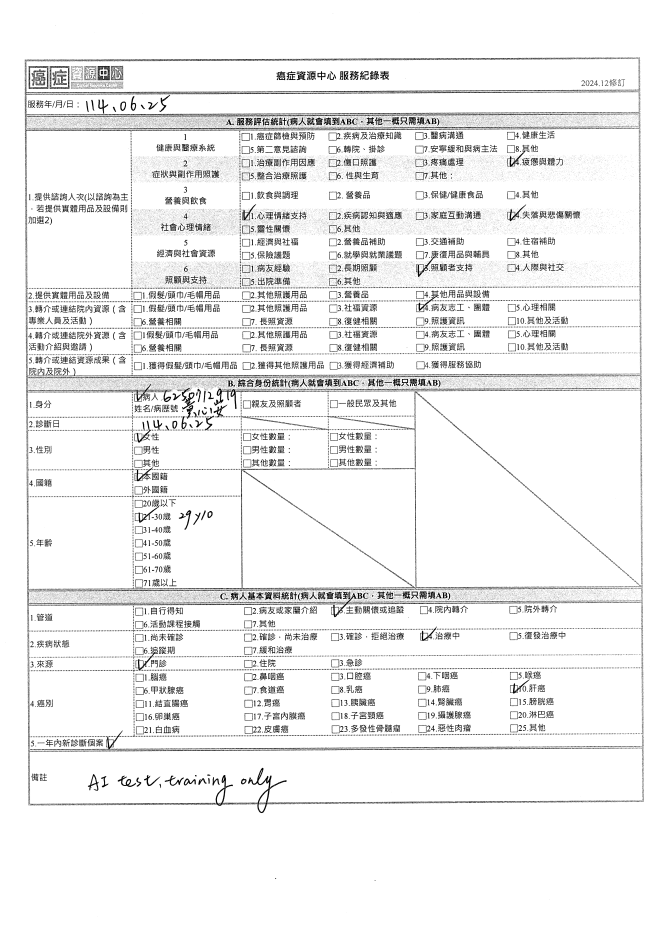
#> input picture tests/fixtures/scan/form.png, 3308 x 4678 px (shown at 1/5 size)
$ python -i document_detect.py   (imports and definitions only)
#> lines starting #> are read from the running program, lines starting #| are printed output that depends on the picture; after the words box and inside, x2 and y2 are one past the last pixel; in counts of white or black regions, pixels touching at a corner belong together
"""Detect the form's quadrilateral in a field photo and perspective-warp it flat,
so the layout's *normalized* section bands (tiling.py) line up with the real form
regions instead of assuming the photo is framed exactly to the paper.

Real photos have margins, skew and perspective; the current normalized crop then
lands off the actual fields. This deskews first. The detector is deliberately
conservative — it accepts a quad only when it plausibly bounds the **page** (reaches
the frame edges, sane corner angles, A4-portrait output aspect) — and otherwise
returns the input UNCHANGED, so an enabled-but-unsure run never warps to a wrong
region (e.g. an inner ruled table) and is never worse than the no-correction path
(#59). Every path is wrapped so a cv2/Pillow error falls back to the input too.

cv2/numpy are imported lazily (matching capture.py) so importing this module does
not require OpenCV at collection time.
"""
from __future__ import annotations

import json
import os
from pathlib import Path


def calibration_path() -> Path:
    """Where the fixed-camera dewarp calibration lives (mirrors ReviewApp._runtime_base_dir)."""
    home = os.environ.get("OCR_FROM2XLSX_HOME")
    base = Path(home) if home else Path.home() / ".ocr_from2xlsx"
    return base / "dewarp_calibration.json"


def load_calibration():
    """Return the operator-marked form corners as normalized [[tlx,tly],[trx,try],[brx,bry],
    [blx,bly]] in 0..1 image coordinates, or ``None`` when no/invalid calibration exists."""
    try:
        data = json.loads(calibration_path().read_text(encoding="utf-8"))
    except (OSError, ValueError):
        return None
    corners = data.get("corners_norm") if isinstance(data, dict) else None
    if not (isinstance(corners, list) and len(corners) == 4):
        return None
    try:
        out = [[float(pt[0]), float(pt[1])] for pt in corners]
    except (TypeError, ValueError, IndexError):
        return None
    if all(0.0 <= x <= 1.0 and 0.0 <= y <= 1.0 for x, y in out):
        return out
    return None


def save_calibration(corners_norm, path: "Path | None" = None) -> Path:
    """Persist 4 normalized form corners (any order; stored as given). Returns the path."""
    target = path or calibration_path()
    target.parent.mkdir(parents=True, exist_ok=True)
    payload = {"corners_norm": [[float(x), float(y)] for x, y in corners_norm]}
    target.write_text(json.dumps(payload, indent=2), encoding="utf-8")
    return target


def _env_float(name: str, default: float) -> float:
    """Parse a float env override, falling back to the default on a bad value
    (mirrors factory.vision_config_from_env so a typo never crashes the run)."""
    try:
        return float(os.environ.get(name) or default)
    except (TypeError, ValueError):
        return default


# A quad must cover a meaningful fraction of the frame AND reach the edges to be the
# page (not an inner table/logo/print border). The warped OUTPUT aspect must be ~A4
# portrait, else we'd be transposing the portrait layout onto a sideways/landscape
# detection — reject and fall back instead of guessing a 90deg rotation.
_MIN_AREA_FRAC = _env_float("SCAN_DEWARP_MIN_AREA", 0.35)
_ASPECT_MIN = _env_float("SCAN_DEWARP_ASPECT_MIN", 0.55)   # output width / height
_ASPECT_MAX = _env_float("SCAN_DEWARP_ASPECT_MAX", 0.95)   # A4 portrait is ~0.707
_EDGE_MARGIN = _env_float("SCAN_DEWARP_EDGE_MARGIN", 0.12)  # quad must reach within this of >=3 edges
_MIN_CORNER_DEG = _env_float("SCAN_DEWARP_MIN_ANGLE", 50.0)
_MIN_OUT_PX = 200          # reject postage-stamp warps that would feed near-empty crops
_DETECT_LONG_EDGE = 1200   # detect on a downscaled copy; warp the full-res image


def order_quad(pts):
    """Order four points as [top-left, top-right, bottom-right, bottom-left] using a
    tie-robust top-two / bottom-two split (the x+y / y-x trick collapses corners on
    axis-aligned and ~45deg-diamond quads)."""
    import numpy as np

    pts = np.asarray(pts, dtype="float32").reshape(4, 2)
    by_y = pts[np.argsort(pts[:, 1], kind="stable")]
    top, bottom = by_y[:2], by_y[2:]
    tl, tr = top[np.argsort(top[:, 0], kind="stable")]
    bl, br = bottom[np.argsort(bottom[:, 0], kind="stable")]
    return np.array([tl, tr, br, bl], dtype="float32")


def _corners_distinct(quad, min_sep: float = 5.0) -> bool:
    import numpy as np

    q = np.asarray(quad, dtype="float64")
    for i in range(4):
        for j in range(i + 1, 4):
            if np.linalg.norm(q[i] - q[j]) < min_sep:
                return False
    return True


def _corner_angles_ok(quad) -> bool:
    import numpy as np

    q = np.asarray(quad, dtype="float64")
    for i in range(4):
        a = q[(i - 1) % 4] - q[i]
        b = q[(i + 1) % 4] - q[i]
        na, nb = np.linalg.norm(a), np.linalg.norm(b)
        if na < 1e-3 or nb < 1e-3:
            return False
        cos = float(np.clip(np.dot(a, b) / (na * nb), -1.0, 1.0))
        angle = np.degrees(np.arccos(cos))
        if angle < _MIN_CORNER_DEG or angle > (180.0 - _MIN_CORNER_DEG):
            return False
    return True


def _bounds_page(quad, width: int, height: int) -> bool:
    """The quad must reach near the frame edge on >=3 sides — a centered inner table
    (margins on all sides) is rejected, a roughly full-framed page is accepted."""
    import numpy as np

    q = np.asarray(quad, dtype="float64")
    xs, ys = q[:, 0], q[:, 1]
    reached = 0
    reached += xs.min() <= _EDGE_MARGIN * width
    reached += xs.max() >= (1.0 - _EDGE_MARGIN) * width
    reached += ys.min() <= _EDGE_MARGIN * height
    reached += ys.max() >= (1.0 - _EDGE_MARGIN) * height
    return reached >= 3


def find_document_quad(image):
    """Return the page's 4 corners ordered TL,TR,BR,BL as a (4,2) float32 array, or
    ``None`` when no quad confidently bounds the page. ``image`` is BGR or grayscale."""
    import cv2
    import numpy as np

    gray = image if getattr(image, "ndim", 0) == 2 else cv2.cvtColor(image, cv2.COLOR_BGR2GRAY)
    height, width = gray.shape[:2]
    frame_area = float(height * width)
    if frame_area <= 0:
        return None

    blurred = cv2.GaussianBlur(gray, (5, 5), 0)
    edges = cv2.Canny(blurred, 50, 150)
    edges = cv2.dilate(edges, np.ones((3, 3), np.uint8), iterations=1)
    contours, _ = cv2.findContours(edges, cv2.RETR_LIST, cv2.CHAIN_APPROX_SIMPLE)

    best = None
    best_area = 0.0
    for contour in contours:
        peri = cv2.arcLength(contour, True)
        approx = cv2.approxPolyDP(contour, 0.02 * peri, True)
        if len(approx) != 4 or not cv2.isContourConvex(approx):
            continue
        area = cv2.contourArea(approx)
        if area < _MIN_AREA_FRAC * frame_area or area <= best_area:
            continue
        quad = order_quad(approx.reshape(4, 2))
        if not (_corners_distinct(quad) and _corner_angles_ok(quad) and _bounds_page(quad, width, height)):
            continue
        best = quad
        best_area = area
    return best


def warp_document(image, quad, enforce_aspect: bool = True):
    """Perspective-warp ``quad`` to a flat full-frame image. Output size = the quad's
    max edge lengths (no resolution thrown away). Returns ``None`` when the result is
    too small, or (for auto-detect) not plausibly A4-portrait. ``enforce_aspect=False``
    trusts operator-marked calibration corners and skips the aspect gate."""
    import cv2
    import numpy as np

    quad = np.asarray(quad, dtype="float32").reshape(4, 2)
    tl, tr, br, bl = quad
    out_w = int(round(max(np.linalg.norm(tr - tl), np.linalg.norm(br - bl))))
    out_h = int(round(max(np.linalg.norm(bl - tl), np.linalg.norm(br - tr))))
    if out_w < _MIN_OUT_PX or out_h < _MIN_OUT_PX:
        return None
    if enforce_aspect and not (_ASPECT_MIN <= (out_w / out_h) <= _ASPECT_MAX):
        return None  # landscape / near-square -> would transpose the portrait bands
    dst = np.array(
        [[0, 0], [out_w - 1, 0], [out_w - 1, out_h - 1], [0, out_h - 1]], dtype="float32"
    )
    matrix = cv2.getPerspectiveTransform(quad, dst)
    return cv2.warpPerspective(image, matrix, (out_w, out_h))


def _is_full_frame(quad, width: int, height: int, tol: float = 0.02) -> bool:
    """The quad already coincides with the frame corners (a flat scan / pre-cropped
    photo) — warping would be a pointless, slightly-lossy resample, so skip it."""
    import numpy as np

    frame = np.array([[0, 0], [width, 0], [width, height], [0, height]], dtype="float64")
    q = np.asarray(quad, dtype="float64")
    return float(np.linalg.norm(q - frame, axis=1).max()) <= tol * max(width, height)


def deskew_pil(pil_image, calibration=None):
    """PIL in -> PIL out, flattened to the form.

    With ``calibration`` (normalized 4 corners from a fixed-camera setup) the form is
    warped using those operator-marked corners — no auto-detection, no aspect gate —
    which is the robust path when the page boundary is too low-contrast to auto-detect.
    Without calibration it auto-detects the page quad. Returns the input UNCHANGED when
    nothing confident is found, the page already fills the frame, or on any error — so
    callers can apply it unconditionally and it never regresses the no-correction path."""
    try:
        import cv2
        import numpy as np
        from PIL import Image

        full = np.asarray(pil_image.convert("RGB"))[:, :, ::-1]  # RGB -> BGR
        height, width = full.shape[:2]
        if height < 80 or width < 80:
            return pil_image

        if calibration is not None:
            quad = order_quad(
                np.array([[c[0] * width, c[1] * height] for c in calibration], dtype="float32")
            )
            warped = warp_document(full, quad, enforce_aspect=False)
            return Image.fromarray(warped[:, :, ::-1]) if warped is not None else pil_image

        # Detect on a downscaled copy (contours are scale-robust); warp at full res.
        scale = min(1.0, _DETECT_LONG_EDGE / float(max(height, width)))
        small = (
            cv2.resize(full, (max(1, round(width * scale)), max(1, round(height * scale))),
                       interpolation=cv2.INTER_AREA)
            if scale < 1.0
            else full
        )
        quad_small = find_document_quad(small)
        if quad_small is None:
            return pil_image
        quad = quad_small / scale  # back to full-res coordinates
        if _is_full_frame(quad, width, height):
            return pil_image
        warped = warp_document(full, quad)
        if warped is None:
            return pil_image
        return Image.fromarray(warped[:, :, ::-1])  # BGR -> RGB
    except Exception:
        return pil_image

>>> from PIL import Image
>>> picture = Image.open('../../../tests/fixtures/scan/form.png')
#> picture is the input picture: PIL image 3308x4678 RGB; min 0, max 255, mean 239.7
>>> result = deskew_pil(picture)
#> in deskew_pil, `small = ( cv2.resize(full, (max(1, round(width * scale)), max(1, round..`:
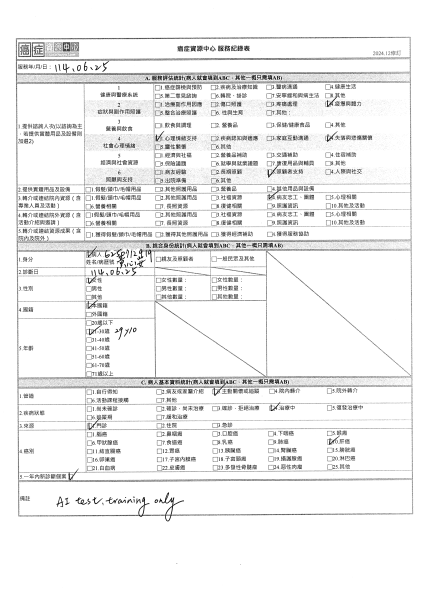
#> small: shape (1200, 849, 3) (shown at 1/2 size); min 0, max 255, mean 239.7
#> in find_document_quad, `edges = cv2.Canny(blurred, 50, 150)`:
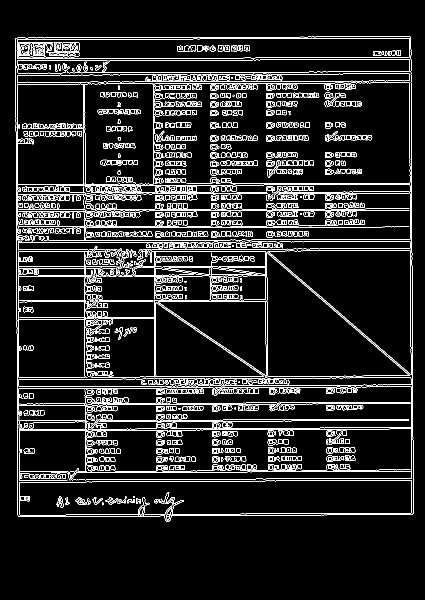
#> edges: shape (1200, 849) (shown at 1/2 size); 8.6% white in thin lines or dots, all inside (x1, y1, x2, y2) = (31, 73, 827, 1044)
#> in find_document_quad, `edges = cv2.dilate(edges, np.ones((3, 3), np.uint8), iterations=1)`:
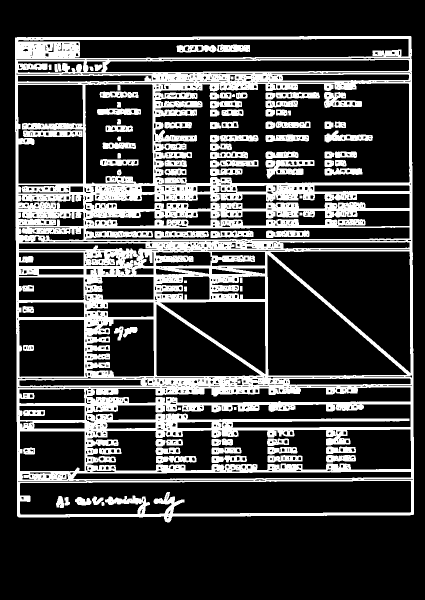
#> edges: shape (1200, 849) (shown at 1/2 size); 24.8% white; 93 white regions
#> in find_document_quad, `contours, _ = cv2.findContours(edges, cv2.RETR_LIST, cv2.CHAIN_APPROX_..`: contours = 1958 contours, 1250 with area under 20; largest, box (x1, y1, x2, y2) and area: (30, 72, 828, 1045) 760186, (310, 166, 820, 370) 90066, (39, 961, 823, 1030) 47650, (174, 858, 823, 942) 43142, (540, 502, 822, 747) 34333
#> the loop in find_document_quad, `for contour in contours:` made 1958 passes
#> peri on passes 1, 5, 6: 12.49, 20.14, 26.14
#> in deskew_pil, `quad_small = find_document_quad(small)`: quad_small = [[30, 75], [821, 72], [827, 1028], [35, 1033]]
#> in deskew_pil, `quad = quad_small / scale`: quad = [[116.9, 292.4], [3200.5, 280.7], [3223.9, 4007.5], [136.4, 4027]]
#> in _is_full_frame, `q = np.asarray(quad, dtype="float64")`: q has the same summary as quad in deskew_pil
#> in warp_document, `tl, tr, br, bl = quad`: tl = [116.9, 292.4]; tr = [3200.5, 280.7]; br = [3223.9, 4007.5]; bl = [136.4, 4027]
#> in warp_document, `out_w = int(round(max(np.linalg.norm(tr - tl), np.linalg.norm(br - bl)..`: out_w = 3088
#> in warp_document, `out_h = int(round(max(np.linalg.norm(bl - tl), np.linalg.norm(br - tr)..`: out_h = 3735
#> in warp_document, `dst = np.array( [[0, 0], [out_w - 1, 0], [out_w - 1, out_h - 1], [0, o..`: dst = [[0, 0], [3087, 0], [3087, 3734], [0, 3734]]
#> in warp_document, `matrix = cv2.getPerspectiveTransform(quad, dst)`: matrix = [[0.999, -0.00521, -115.3], [0.0038, 1, -293.1], [-6.74e-07, 3.46e-07, 1]]
#> in warp_document, `return cv2.warpPerspective(image, matrix, (out_w, out_h))`:
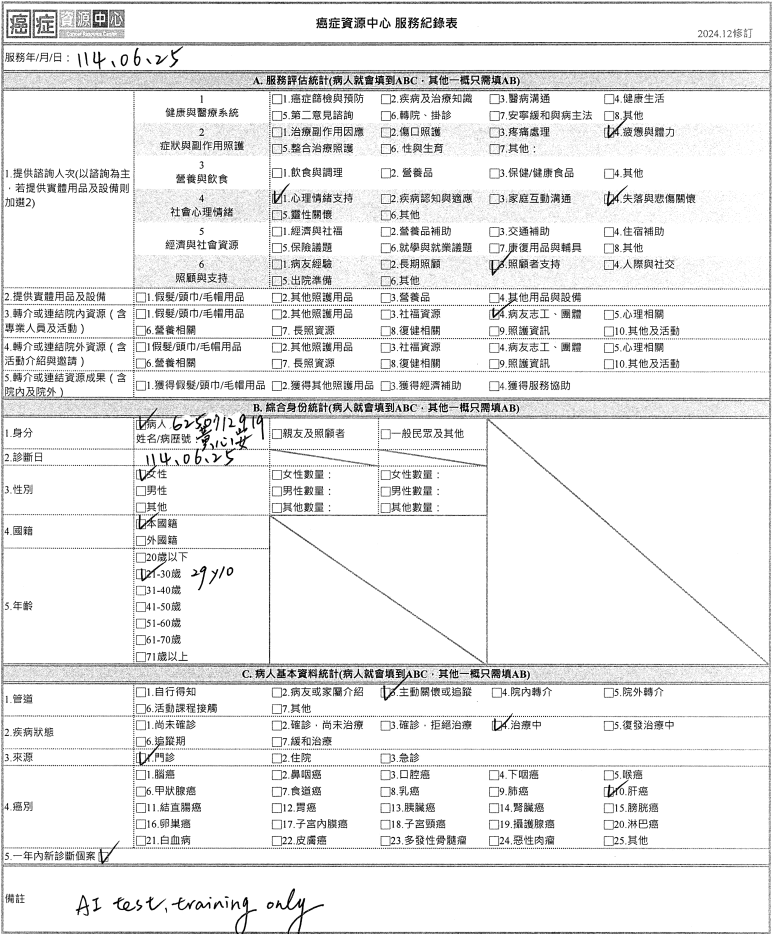
#> returned value: shape (3735, 3088, 3) (shown at 1/4 size); min 0, max 255, mean 234.5
